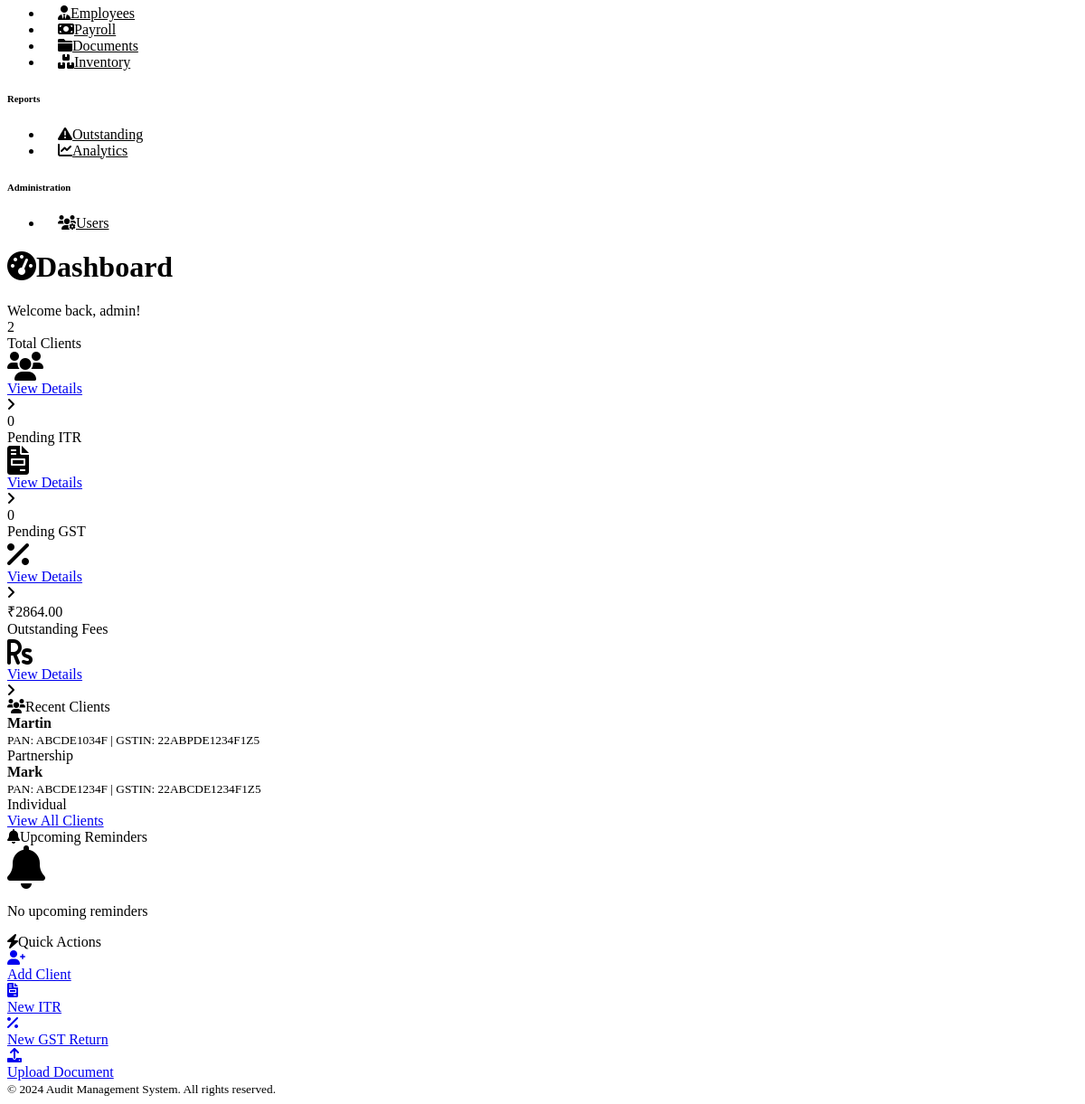
Page / (signed in, lower part) on the earlier database version.
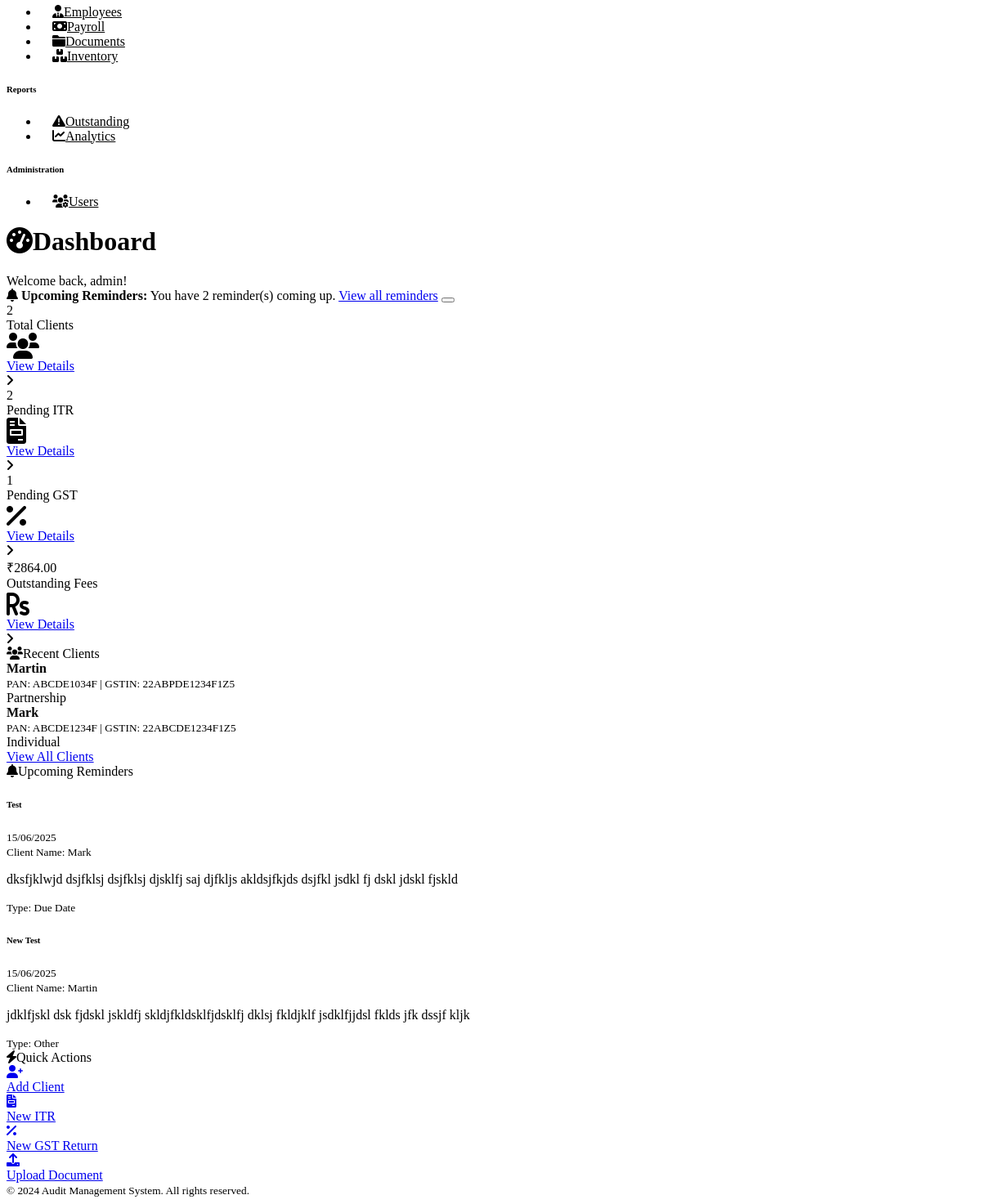
Same page on the later database version.
### models.py (models this page shows)
class Client(db.Model):
    __tablename__ = 'clients'
    id = Column(Integer, primary_key=True)
    name = Column(String(200), nullable=False)
    pan = Column(String(10), unique=True)
    gstin = Column(String(15))
    email = Column(String(120))
    phone = Column(String(15))
    address = Column(Text)
    date_of_birth = Column(Date)
    incorporation_date = Column(Date)
    client_type = Column(String(50))  # Individual, Company, Partnership, etc.
    status = Column(String(20), default='Active')
    created_at = Column(DateTime, default=datetime.utcnow)
    created_by = Column(Integer, ForeignKey('users.id'))
    income_tax_returns = relationship('IncomeTaxReturn', backref='client', lazy='dynamic')
    tds_returns = relationship('TDSReturn', backref='client', lazy='dynamic')
    gst_returns = relationship('GSTReturn', backref='client', lazy='dynamic')
    documents = relationship('Document', backref='client', lazy='dynamic')
    outstanding_fees = relationship('OutstandingFee', backref='client', lazy='dynamic')
    cma_reports = relationship('CMAReport', backref='client', lazy='dynamic')

class Reminder(db.Model):
    __tablename__ = 'reminders'
    id = Column(Integer, primary_key=True)
    client_id = Column(Integer, ForeignKey('clients.id'))
    client = relationship("Client", backref="reminders")
    title = Column(String(200), nullable=False)
    description = Column(Text)
    reminder_date = Column(DateTime, nullable=False)
    reminder_type = Column(String(50))  # Birthday, Due Date, Follow-up, Outstanding Fee
    status = Column(String(20), default='Active')  # Active, Completed, Cancelled
    auto_created = Column(Boolean, default=False)  # System generated vs manual
    notification_sent = Column(Boolean, default=False)
    created_at = Column(DateTime, default=datetime.utcnow)
    created_by = Column(Integer, ForeignKey('users.id'))

### routes.py (the view)
@main_bp.route('/')
@login_required
def dashboard():
    total_clients = Client.query.count()
    pending_returns = IncomeTaxReturn.query.filter_by(status='Pending').count()
    pending_gst = GSTReturn.query.filter_by(status='Pending').count()
    outstanding_fees = db.session.query(func.sum(OutstandingFee.amount)).filter_by(status='Pending').scalar() or 0
    recent_clients = Client.query.order_by(Client.created_at.desc()).limit(5).all()
    upcoming_reminders = Reminder.query.filter(
        Reminder.reminder_date >= date.today(),
        Reminder.status == 'Active'
    ).order_by(Reminder.reminder_date).limit(5).all()
    return render_template('dashboard.html',
                         total_clients=total_clients,
                         pending_returns=pending_returns,
                         pending_gst=pending_gst,
                         outstanding_fees=outstanding_fees,
                         recent_clients=recent_clients,
                         upcoming_reminders=upcoming_reminders)

### app.py (called while the page is built)
@login_manager.user_loader
def load_user(user_id):
    from models import User
    return User.query.get(int(user_id))

### templates/dashboard.html (shortened to what the changed rows need)
{% extends "base.html" %}
{% block content %}
<div class="container-fluid">
    <div class="d-flex justify-content-between align-items-center mb-4">
        <h1 class="h3">
            <i class="fas fa-tachometer-alt me-2"></i>Dashboard
        </h1>
        <div class="text-muted">
        </div>
    </div>
    {% if upcoming_reminders %}
    <div class="alert alert-warning alert-dismissible fade show" role="alert">
        <i class="fas fa-bell me-2"></i>
        <strong>Upcoming Reminders:</strong> You have {{ upcoming_reminders|length }} reminder(s) coming up.
        <a href="{{ url_for('main.reminders') }}" class="alert-link">View all reminders</a>
        <button type="button" class="btn-close" data-bs-dismiss="alert"></button>
    </div>
    {% endif %}
    <div class="row mb-4">
        <div class="col-xl-3 col-md-6 mb-3">
        </div>
        <div class="col-xl-3 col-md-6 mb-3">
            <div class="card bg-warning text-white">
                <div class="card-body">
                    <div class="d-flex justify-content-between">
                        <div>
                            <div class="h4 mb-0">{{ pending_returns }}</div>
                            <div class="small">Pending ITR</div>
                        </div>
                    </div>
                </div>
            </div>
        </div>
        <div class="col-xl-3 col-md-6 mb-3">
            <div class="card bg-success text-white">
                <div class="card-body">
                    <div class="d-flex justify-content-between">
                        <div>
                            <div class="h4 mb-0">{{ pending_gst }}</div>
                            <div class="small">Pending GST</div>
                        </div>
                    </div>
                </div>
            </div>
        </div>
        <div class="col-xl-3 col-md-6 mb-3">
        </div>
    </div>
    <div class="row">
        <div class="col-lg-6 mb-4">
            <div class="card">
                <div class="card-body">
                    {% if recent_clients %}
                        <div class="list-group list-group-flush">
                            {% for client in recent_clients %}
                                <div class="list-group-item d-flex justify-content-between align-items-center">
                                    <div>
                                        <strong>{{ client.name }}</strong>
                                        <br>
                                        <small class="text-muted">
                                            {% if client.pan %}PAN: {{ client.pan }}{% endif %}
                                            {% if client.gstin %}| GSTIN: {{ client.gstin }}{% endif %}
                                        </small>
                                    </div>
                                    <span class="badge bg-secondary">{{ client.client_type }}</span>
                                </div>
                            {% endfor %}
                        </div>
                    {% else %}
                        <div class="text-center text-muted py-4">
                            <i class="fas fa-users fa-3x mb-3 opacity-50"></i>
                            <p>No clients found</p>
                            <a href="{{ url_for('main.new_client') }}" class="btn btn-primary">Add First Client</a>
                        </div>
                    {% endif %}
                </div>
            </div>
        </div>
        <div class="col-lg-6 mb-4">
            <div class="card">
                <div class="card-body">
                    {% if upcoming_reminders %}
                        <div class="list-group list-group-flush">
                            {% for reminder in upcoming_reminders %}
                                <div class="list-group-item">
                                    <div class="d-flex w-100 justify-content-between">
                                        <h6 class="mb-1">{{ reminder.title }}</h6>
                                        <small class="text-muted">{{ reminder.reminder_date.strftime('%d/%m/%Y') }}</small>
                                    </div>
                                    <small class="text-muted">Client Name: {{ reminder.client.name }}</small>
                                    {% if reminder.description %}
                                        <p class="mb-1">{{ reminder.description }}</p>
                                    {% endif %}
                                    <small class="text-muted">Type: {{ reminder.reminder_type }}</small>
                                </div>
                            {% endfor %}
                        </div>
                    {% else %}
                        <div class="text-center text-muted py-4">
                            <i class="fas fa-bell fa-3x mb-3 opacity-50"></i>
                            <p>No upcoming reminders</p>
                        </div>
                    {% endif %}
                </div>
            </div>
        </div>
    </div>
    <div class="row">
        <div class="col-12">
        </div>
    </div>
</div>
{% endblock %}

Differences in the rows shown:
added Reminder: title "Test", reminder_date "15/06/2025", client.name "Mark", description "dksfjklwjd dsjfklsj dsjfklsj djsklfj saj djfkljs akldsjfkjds dsjfkl jsdkl fj dskl jdskl fjskld", reminder_type "Due Date"
added Reminder: title "New Test", reminder_date "15/06/2025", client.name "Martin", description "jdklfjskl dsk fjdskl jskldfj skldjfkldsklfjdsklfj dklsj fkldjklf jsdklfjjdsl fklds jfk dssjf kljk", reminder_type "Other"
Other differences:
{{ upcoming_reminders|length }}: (not shown) → "2"
{{ pending_returns }}: "0" → "2"
{{ pending_gst }}: "0" → "1"
text no longer shown: "No upcoming reminders"
text now shown: "Upcoming Reminders: You have reminder(s) coming up. View all reminders"
